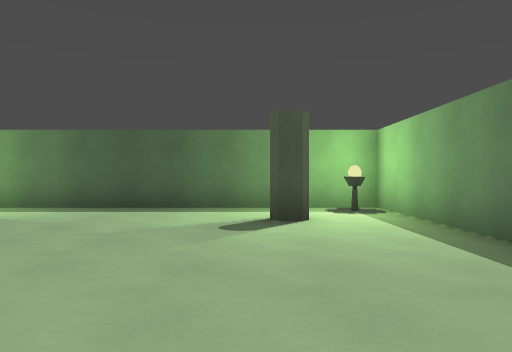
View 1 (above)

18 first-person views from a walk through a Godot game level. The camera is 1.3 m above the floor, looks level and sees 70° across. The floor is counted in squares, 2 m on a side. Each view is taken from the middle of a square. On the plan, view 1 faces up. The plan holds only what a view shows up to about 11 squares ahead; the rest is blank. The place goes on beyond the plan.

View 2
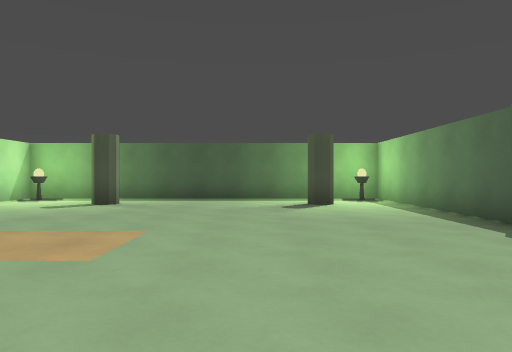

View 3
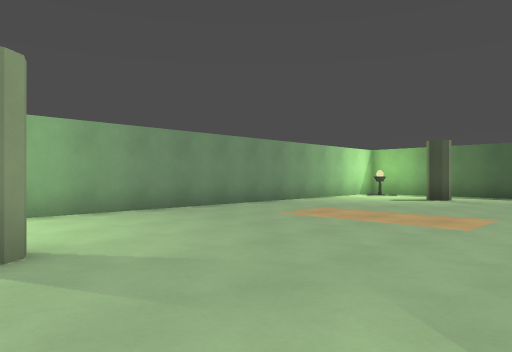

View 4
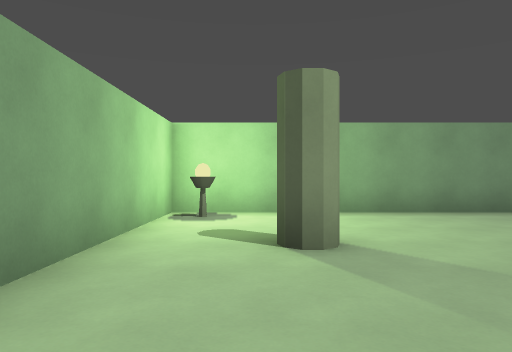

View 5
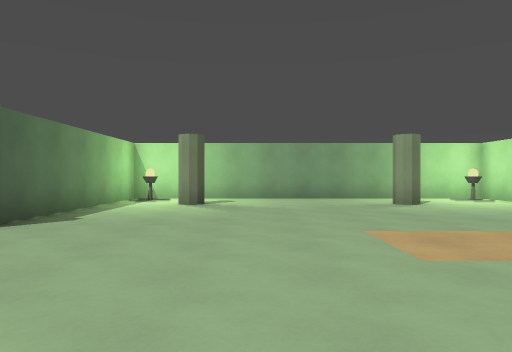

View 6
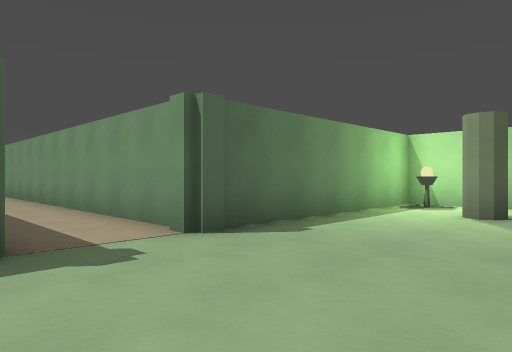

View 7
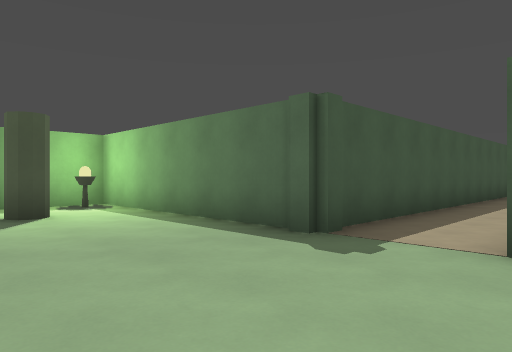

View 8
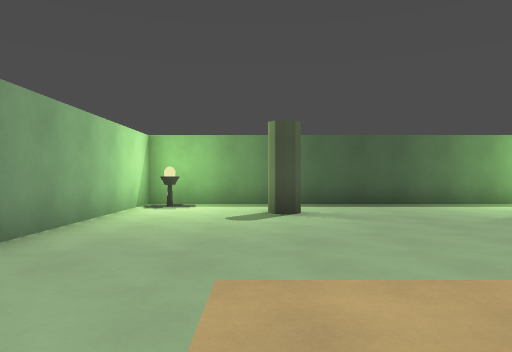

View 9
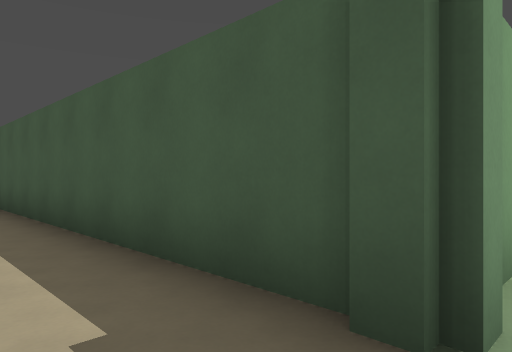

View 10
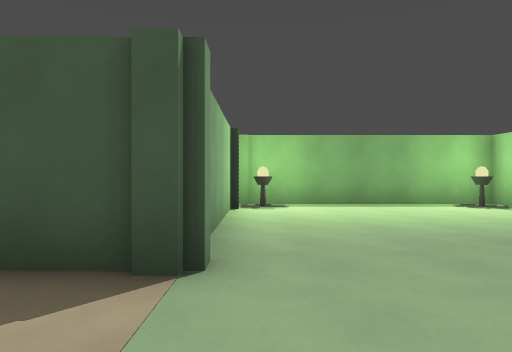

View 11
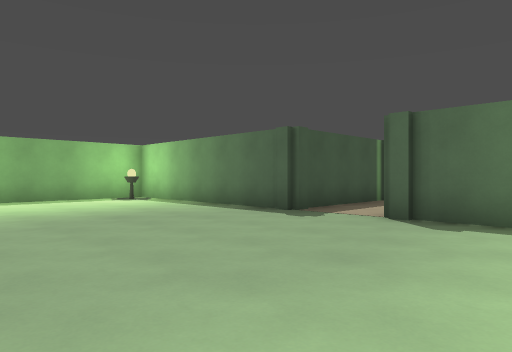

View 12
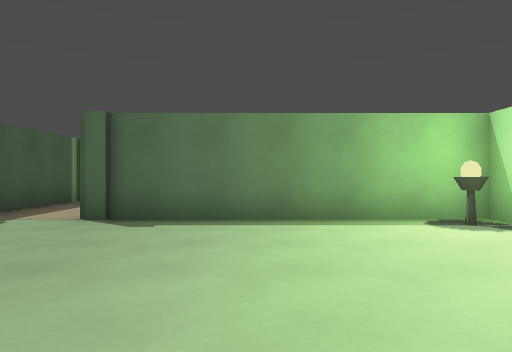

View 13
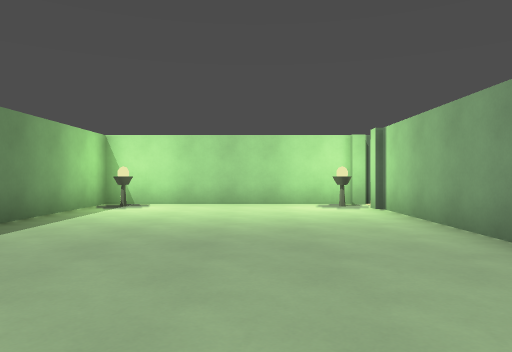

View 14
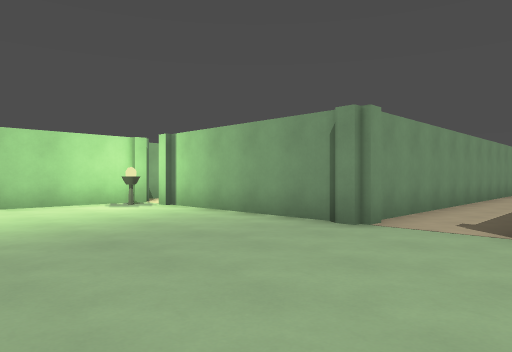

View 15
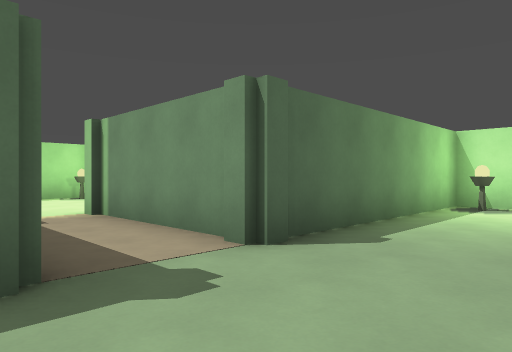

View 16
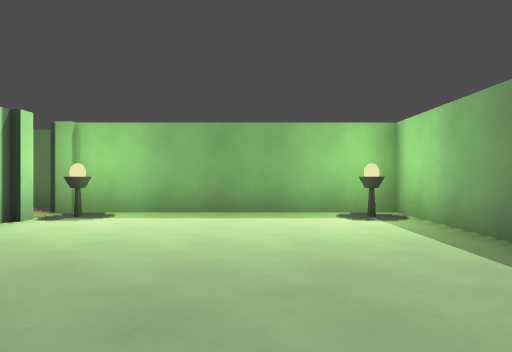

View 17
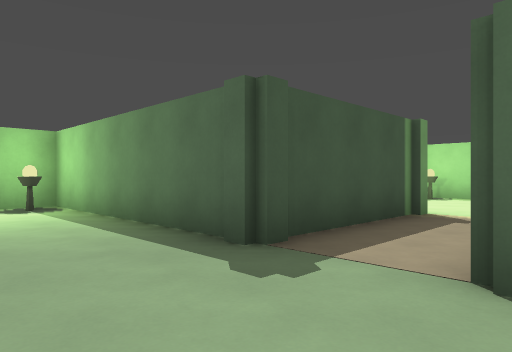

View 18
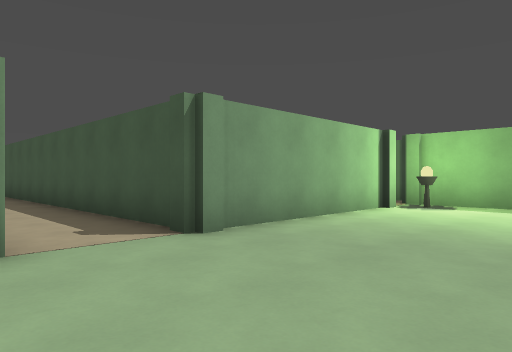

### Floor plan
Points are (right, up) in squares from view 1. A wall is a line through its corners. A room is listed if a view was taken in it or the views show most of it. See-through windows are left out.
Room 1 (views 1, 2, 3, 4, 5, 6, 7, 8, 9)
walls: (2.2, -0.5) (15.8, -0.5); (2.5, 1.2) (2.5, 7.5) (-7.5, 7.5) (-7.5, -6.5) (2.5, -6.5) (2.5, -0.2); (15.8, 1.5) (2.2, 1.5)
ways out: opening at (15.5, 0.5) to room 2
objects: cylinder (-7, -6); other object (-7, 7); pillar (-5, -5) to (-4, -4); pillar (-5, 5) to (-4, 6); pillar (0, -5) to (1, -4); pillar (0, 5) to (1, 6); other object (2, -6); cylinder (2, 7)
Room 2 (views 10, 11, 12, 13, 14, 15, 16, 17, 18)
walls: (21.5, 1.2) (21.5, 7.5) (15.8, 7.5); (21.2, -0.5) (25.5, -0.5); (15.5, -0.2) (15.5, -5.2); (15.5, 6.2) (15.5, 1.2); (25.5, 1.5) (21.2, 1.5); (15.8, -6.5) (21.5, -6.5) (21.5, -0.2)
ways out: opening at (15.5, 0.5) to room 1; opening at (25.5, 0.5)
objects: other object (16, -6); cylinder (16, 7); cylinder (21, -6); cylinder (21, 7)

Positions as (right, up) in squares from view 1, and headings:
1: (0, 0), facing up
2: (-1, -3), facing up
3: (-1, -5), facing up-left
4: (-1, -5), facing left
5: (-1, 4), facing down
6: (-1, 2), facing down-right
7: (-1, -1), facing up-right
8: (-5, -1), facing up
9: (16, 0), facing up-left
10: (16, -1), facing up
11: (16, -3), facing up-right
12: (16, -3), facing right
13: (18, 2), facing down
14: (20, 2), facing down-left
15: (19, 2), facing down-right
16: (19, 1), facing up
17: (19, -1), facing up-right
18: (19, -1), facing up-left
